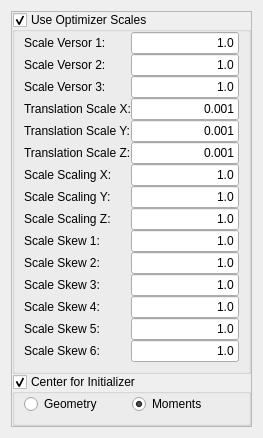
              <widget class="QWidget" name="ScaleSkewVersorRigid3DTransform">
               <layout class="QVBoxLayout" name="verticalLayout_103">
                <item>
                 <widget class="QFrame" name="m_ScaleSkewVersorRigid3DTransformFrame">
                  <property name="frameShape">
                   <enum>QFrame::StyledPanel</enum>
                  </property>
                  <property name="frameShadow">
                   <enum>QFrame::Raised</enum>
                  </property>
                  <layout class="QVBoxLayout" name="verticalLayout_80">
                   <property name="spacing">
                    <number>0</number>
                   </property>
                   <property name="margin">
                    <number>0</number>
                   </property>
                   <item>
                    <widget class="QGroupBox" name="m_UseOptimizerScalesScaleSkewVersorRigid3DTransform">
                     <property name="title">
                      <string>Use Optimizer Scales</string>
                     </property>
                     <property name="checkable">
                      <bool>true</bool>
                     </property>
                     <layout class="QVBoxLayout" name="verticalLayout_79">
                      <property name="spacing">
                       <number>0</number>
                      </property>
                      <property name="leftMargin">
                       <number>9</number>
                      </property>
                      <property name="topMargin">
                       <number>0</number>
                      </property>
                      <property name="rightMargin">
                       <number>9</number>
                      </property>
                      <property name="bottomMargin">
                       <number>9</number>
                      </property>
                      <item>
                       <layout class="QHBoxLayout" name="_139">
                        <item>
                         <layout class="QVBoxLayout" name="_140">
                          <item>
                           <widget class="QLabel" name="textLabel1_8_2_3_2_2_3">
                            <property name="text">
                             <string>Scale Versor 1:</string>
                            </property>
                            <property name="wordWrap">
                             <bool>false</bool>
                            </property>
                           </widget>
                          </item>
                          <item>
                           <widget class="QLabel" name="textLabel2_6_3_3_2_2_3">
                            <property name="text">
                             <string>Scale Versor 2:</string>
                            </property>
                            <property name="wordWrap">
                             <bool>false</bool>
                            </property>
                           </widget>
                          </item>
                          <item>
                           <widget class="QLabel" name="textLabel3_5_3_3_2_2_3">
                            <property name="text">
                             <string>Scale Versor 3:</string>
                            </property>
                            <property name="wordWrap">
                             <bool>false</bool>
                            </property>
                           </widget>
                          </item>
                          <item>
                           <widget class="QLabel" name="textLabel1_9_2_2_3">
                            <property name="text">
                             <string>Translation Scale X:</string>
                            </property>
                            <property name="wordWrap">
                             <bool>false</bool>
                            </property>
                           </widget>
                          </item>
                          <item>
                           <widget class="QLabel" name="textLabel2_7_2_2_3">
                            <property name="text">
                             <string>Translation Scale Y:</string>
                            </property>
                            <property name="wordWrap">
                             <bool>false</bool>
                            </property>
                           </widget>
                          </item>
                          <item>
                           <widget class="QLabel" name="textLabel3_6_2_2_3">
                            <property name="text">
                             <string>Translation Scale Z:</string>
                            </property>
                            <property name="wordWrap">
                             <bool>false</bool>
                            </property>
                           </widget>
                          </item>
                          <item>
                           <widget class="QLabel" name="textLabel4_4_3_2_3">
                            <property name="text">
                             <string>Scale Scaling X:</string>
                            </property>
                            <property name="wordWrap">
                             <bool>false</bool>
                            </property>
                           </widget>
                          </item>
                          <item>
                           <widget class="QLabel" name="textLabel5_4_2_2_3">
                            <property name="text">
                             <string>Scale Scaling Y:</string>
                            </property>
                            <property name="wordWrap">
                             <bool>false</bool>
                            </property>
                           </widget>
                          </item>
                          <item>
                           <widget class="QLabel" name="textLabel6_4_2_2_3">
                            <property name="text">
                             <string>Scale Scaling Z:</string>
                            </property>
                            <property name="wordWrap">
                             <bool>false</bool>
                            </property>
                           </widget>
                          </item>
                          <item>
                           <widget class="QLabel" name="textLabel7_4_2_2_2">
                            <property name="text">
                             <string>Scale Skew 1:</string>
                            </property>
                            <property name="wordWrap">
                             <bool>false</bool>
                            </property>
                           </widget>
                          </item>
                          <item>
                           <widget class="QLabel" name="textLabel8_4_2_2_2">
                            <property name="text">
                             <string>Scale Skew 2:</string>
                            </property>
                            <property name="wordWrap">
                             <bool>false</bool>
                            </property>
                           </widget>
                          </item>
                          <item>
                           <widget class="QLabel" name="textLabel9_4_2_2_2">
                            <property name="text">
                             <string>Scale Skew 3:</string>
                            </property>
                            <property name="wordWrap">
                             <bool>false</bool>
                            </property>
                           </widget>
                          </item>
                          <item>
                           <widget class="QLabel" name="textLabel10_3_2_2_2">
                            <property name="text">
                             <string>Scale Skew 4:</string>
                            </property>
                            <property name="wordWrap">
                             <bool>false</bool>
                            </property>
                           </widget>
                          </item>
                          <item>
                           <widget class="QLabel" name="textLabel11_3_2_2_3">
                            <property name="text">
                             <string>Scale Skew 5:</string>
                            </property>
                            <property name="wordWrap">
                             <bool>false</bool>
                            </property>
                           </widget>
                          </item>
                          <item>
                           <widget class="QLabel" name="textLabel12_3_2_2_3">
                            <property name="text">
                             <string>Scale Skew 6:</string>
                            </property>
                            <property name="wordWrap">
                             <bool>false</bool>
                            </property>
                           </widget>
                          </item>
                         </layout>
                        </item>
                        <item>
                         <layout class="QVBoxLayout" name="_141">
                          <item>
                           <widget class="QLineEdit" name="m_ScalesScaleSkewVersorRigid3DTransformScale1">
                            <property name="text">
                             <string>1.0</string>
                            </property>
                            <property name="alignment">
                             <set>Qt::AlignRight</set>
                            </property>
                           </widget>
                          </item>
                          <item>
                           <widget class="QLineEdit" name="m_ScalesScaleSkewVersorRigid3DTransformScale2">
                            <property name="text">
                             <string>1.0</string>
                            </property>
                            <property name="alignment">
                             <set>Qt::AlignRight</set>
                            </property>
                           </widget>
                          </item>
                          <item>
                           <widget class="QLineEdit" name="m_ScalesScaleSkewVersorRigid3DTransformScale3">
                            <property name="text">
                             <string>1.0</string>
                            </property>
                            <property name="alignment">
                             <set>Qt::AlignRight</set>
                            </property>
                           </widget>
                          </item>
                          <item>
                           <widget class="QLineEdit" name="m_ScalesScaleSkewVersorRigid3DTransformScaleTranslationX">
                            <property name="text">
                             <string>0.001</string>
                            </property>
                            <property name="alignment">
                             <set>Qt::AlignRight</set>
                            </property>
                           </widget>
                          </item>
                          <item>
                           <widget class="QLineEdit" name="m_ScaleScaleSkewVersorRigid3DTransformScaleTranslationY">
                            <property name="text">
                             <string>0.001</string>
                            </property>
                            <property name="alignment">
                             <set>Qt::AlignRight</set>
                            </property>
                           </widget>
                          </item>
                          <item>
                           <widget class="QLineEdit" name="m_ScalesScaleSkewVersorRigid3DTransformScaleTranslationZ">
                            <property name="text">
                             <string>0.001</string>
                            </property>
                            <property name="alignment">
                             <set>Qt::AlignRight</set>
                            </property>
                           </widget>
                          </item>
                          <item>
                           <widget class="QLineEdit" name="m_ScalesScaleSkewVersorRigid3DTransformScale7">
                            <property name="text">
                             <string>1.0</string>
                            </property>
                            <property name="alignment">
                             <set>Qt::AlignRight</set>
                            </property>
                           </widget>
                          </item>
                          <item>
                           <widget class="QLineEdit" name="m_ScalesScaleSkewVersorRigid3DTransformScale8">
                            <property name="text">
                             <string>1.0</string>
                            </property>
                            <property name="alignment">
                             <set>Qt::AlignRight</set>
                            </property>
                           </widget>
                          </item>
                          <item>
                           <widget class="QLineEdit" name="m_ScalesScaleSkewVersorRigid3DTransformScale9">
                            <property name="text">
                             <string>1.0</string>
                            </property>
                            <property name="alignment">
                             <set>Qt::AlignRight</set>
                            </property>
                           </widget>
                          </item>
                          <item>
                           <widget class="QLineEdit" name="m_ScalesScaleSkewVersorRigid3DTransformScale10">
                            <property name="text">
                             <string>1.0</string>
                            </property>
                            <property name="alignment">
                             <set>Qt::AlignRight</set>
                            </property>
                           </widget>
                          </item>
                          <item>
                           <widget class="QLineEdit" name="m_ScalesScaleSkewVersorRigid3DTransformScale11">
                            <property name="text">
                             <string>1.0</string>
                            </property>
                            <property name="alignment">
                             <set>Qt::AlignRight</set>
                            </property>
                           </widget>
                          </item>
                          <item>
                           <widget class="QLineEdit" name="m_ScalesScaleSkewVersorRigid3DTransformScale12">
                            <property name="text">
                             <string>1.0</string>
                            </property>
                            <property name="alignment">
                             <set>Qt::AlignRight</set>
                            </property>
                           </widget>
                          </item>
                          <item>
                           <widget class="QLineEdit" name="m_ScalesScaleSkewVersorRigid3DTransformScale13">
                            <property name="text">
                             <string>1.0</string>
                            </property>
                            <property name="alignment">
                             <set>Qt::AlignRight</set>
                            </property>
                           </widget>
                          </item>
                          <item>
                           <widget class="QLineEdit" name="m_ScalesScaleSkewVersorRigid3DTransformScale14">
                            <property name="text">
                             <string>1.0</string>
                            </property>
                            <property name="alignment">
                             <set>Qt::AlignRight</set>
                            </property>
                           </widget>
                          </item>
                          <item>
                           <widget class="QLineEdit" name="m_ScalesScaleSkewVersorRigid3DTransformScale15">
                            <property name="text">
                             <string>1.0</string>
                            </property>
                            <property name="alignment">
                             <set>Qt::AlignRight</set>
                            </property>
                           </widget>
                          </item>
                         </layout>
                        </item>
                       </layout>
                      </item>
                     </layout>
                    </widget>
                   </item>
                   <item>
                    <widget class="QGroupBox" name="m_CenterForInitializerScaleSkewVersorRigid3D">
                     <property name="title">
                      <string>Center for Initializer</string>
                     </property>
                     <property name="checkable">
                      <bool>true</bool>
                     </property>
                     <layout class="QHBoxLayout" name="horizontalLayout_9">
                      <property name="spacing">
                       <number>0</number>
                      </property>
                      <property name="leftMargin">
                       <number>9</number>
                      </property>
                      <property name="topMargin">
                       <number>0</number>
                      </property>
                      <property name="rightMargin">
                       <number>9</number>
                      </property>
                      <property name="bottomMargin">
                       <number>9</number>
                      </property>
                      <item>
                       <widget class="QRadioButton" name="m_GeometryScaleSkewVersorRigid3D">
                        <property name="enabled">
                         <bool>true</bool>
                        </property>
                        <property name="text">
                         <string>Geometry</string>
                        </property>
                       </widget>
                      </item>
                      <item>
                       <widget class="QRadioButton" name="m_MomentsScaleSkewVersorRigid3D">
                        <property name="enabled">
                         <bool>true</bool>
                        </property>
                        <property name="text">
                         <string>Moments</string>
                        </property>
                        <property name="checked">
                         <bool>true</bool>
                        </property>
                       </widget>
                      </item>
                     </layout>
                    </widget>
                   </item>
                  </layout>
                 </widget>
                </item>
               </layout>
              </widget>
